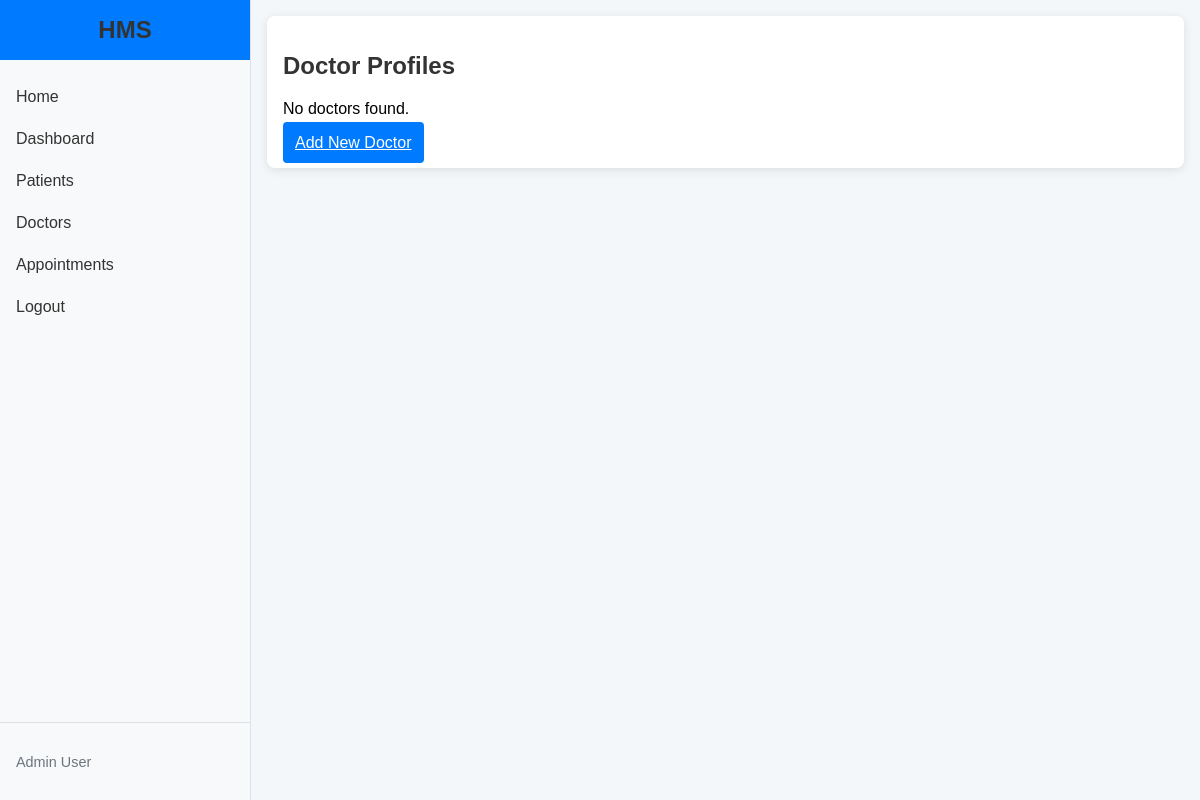
Page /doctors/ (signed in) on the earlier database version.
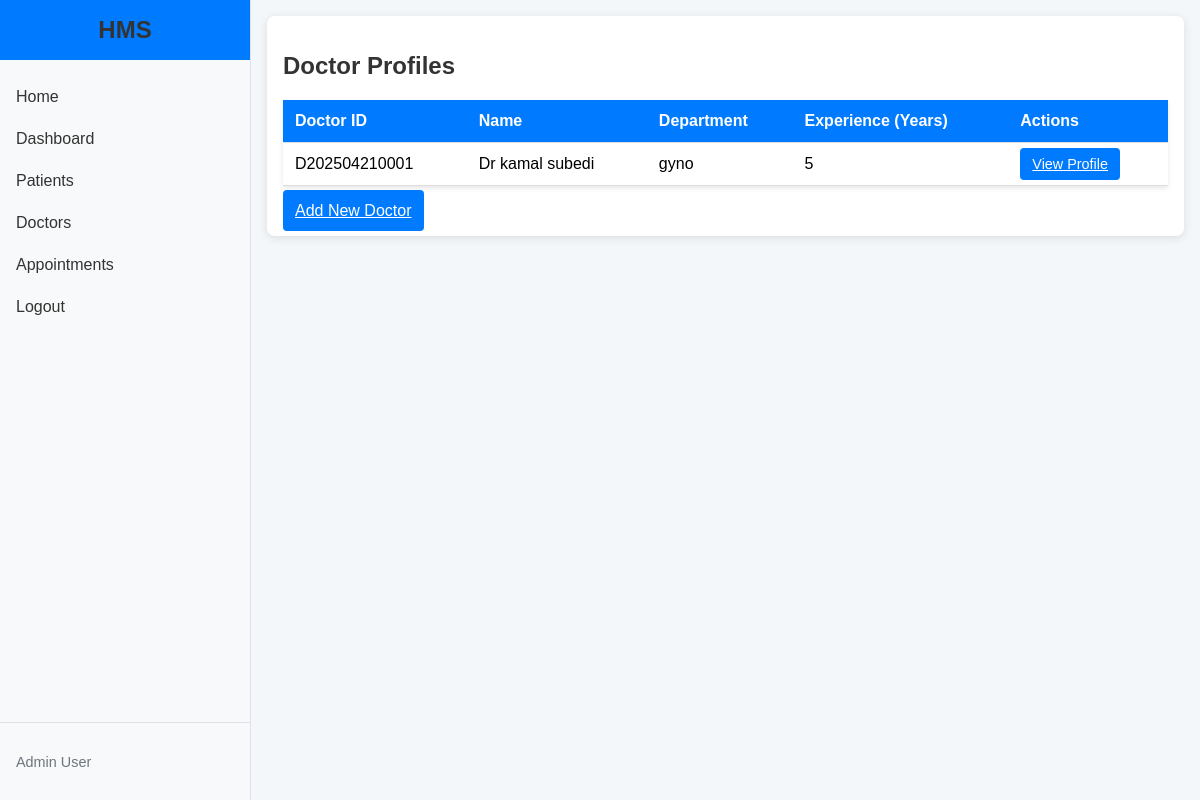
Same page on the later database version.
### core/models.py (models this page shows, shortened)
class Doctor(models.Model):
    doctor_id = models.CharField(max_length=10, unique=True, editable=False)
    name = models.CharField(max_length=100)
    department = models.CharField(max_length=50)
    experience_years = models.PositiveIntegerField()
    created_at = models.DateTimeField(auto_now_add=True)

### core/views.py (the view)
# urls.py: path('doctors/', views.doctor_list, name='doctor_list'),
@login_required
def doctor_list(request):
    doctors = Doctor.objects.all()
    return render(request, 'doctor_list.html', {'doctors': doctors})

### templates/doctor_list.html
{% extends 'base.html' %}
{% load static %}
{% block content %}
    <div class="content-wrapper">
        <div class="form-container">
            <h2>Doctor Profiles</h2>
            {% if doctors %}
                <table class="doctor-table">
                    <thead>
                        <tr>
                            <th>Doctor ID</th>
                            <th>Name</th>
                            <th>Department</th>
                            <th>Experience (Years)</th>
                            <th>Actions</th>
                        </tr>
                    </thead>
                    <tbody>
                        {% for doctor in doctors %}
                            <tr>
                                <td>{{ doctor.doctor_id }}</td>
                                <td>{{ doctor.name }}</td>
                                <td>{{ doctor.department }}</td>
                                <td>{{ doctor.experience_years }}</td>
                                <td>
                                    <a href="{% url 'doctor_profile' doctor.id %}" class="btn btn-primary btn-small">View Profile</a>
                                </td>
                            </tr>
                        {% endfor %}
                    </tbody>
                </table>
            {% else %}
                <p>No doctors found.</p>
            {% endif %}
            <a href="{% url 'add_doctor' %}" class="btn btn-primary">Add New Doctor</a>
        </div>
    </div>
{% endblock %}

### templates/base.html (shortened to what this page needs)
<!DOCTYPE html>
<html lang="en">
<head>
    {% load static %}
    <link rel="stylesheet" href="{% static 'css/style.css' %}">
</head>
<body>
    <div class="container">
        <aside class="sidebar">
            <div class="sidebar-header">
                <h2>HMS</h2>
            </div>
            <nav class="sidebar-nav">
                <a href="{% url 'home' %}" class="sidebar-link">Home</a>
                {% if user.is_authenticated %}
                    <a href="{% url 'dashboard' %}" class="sidebar-link">Dashboard</a>
                    <a href="{% url 'patient_list' %}" class="sidebar-link">Patients</a>
                    <a href="{% url 'doctor_list' %}" class="sidebar-link">Doctors</a>
                    <a href="{% url 'appointment_list' %}" class="sidebar-link">Appointments</a>
                    <button onclick="document.getElementById('logout-form').submit()" class="sidebar-link sidebar-button">Logout</button>
                {% else %}
                    <a href="{% url 'login' %}" class="sidebar-link">Login</a>
                {% endif %}
            </nav>
            <div class="sidebar-footer">
                <p>Admin User</p>
            </div>
        </aside>
        <main class="main-content">
            {% block content %}
            {% endblock %}
        </main>
    </div>
</body>
</html>

### static/css/style.css (style rules this page uses)
body { font-family: Arial, sans-serif; background-color: #f4f7fa; margin: 0; padding: 0; }
h2, h3 { color: #333; }
.btn { padding: 0.75rem; border: none; border-radius: 4px; cursor: pointer; font-size: 1rem; }
.btn-primary { background-color: #007bff; color: white; }
.btn-small { padding: 0.5rem 0.75rem; font-size: 0.9rem; }
.form-container, .home-container { max-width: none; margin: 0; padding: 1rem; background: white; border-radius: 8px; box-shadow: 0 2px 10px rgba(0,0,0,0.1); }
.container { display: flex; min-height: 100vh; }
.sidebar { width: 250px; background: #f8f9fa; border-right: 1px solid #dee2e6; display: flex; flex-direction: column; justify-content: space-between; }
.sidebar-header { padding: 1rem; background: #007bff; color: white; text-align: center; }
.sidebar-header h2 { margin: 0; font-size: 1.5rem; }
.sidebar-nav { flex: 1; padding: 1rem 0; }
.sidebar-link { display: block; padding: 0.75rem 1rem; color: #333; text-decoration: none; font-size: 1rem; }
.sidebar-button { background: none; border: none; width: 100%; text-align: left; cursor: pointer; }
.sidebar-footer { padding: 1rem; border-top: 1px solid #dee2e6; color: #6c757d; font-size: 0.9rem; }
.main-content { flex: 1; background: #f4f7fa; padding: 1rem; }
.content-wrapper { max-width: 1200px; margin: 0 auto; }
.doctor-table { width: 100%; border-collapse: collapse; margin-bottom: 1rem; background: white; box-shadow: 0 2px 5px rgba(0,0,0,0.1); }
.doctor-table th, .doctor-table td { padding: 0.75rem; text-align: left; border-bottom: 1px solid #ddd; }
.doctor-table th { background-color: #007bff; color: white; }

Differences in the rows shown:
added Doctor: doctor_id "D202504210001", name "Dr kamal subedi", department "gyno", experience_years "5"
Other differences:
text no longer shown: "No doctors found."
text now shown: "Doctor ID Name Department Experience (Years) Actions"
